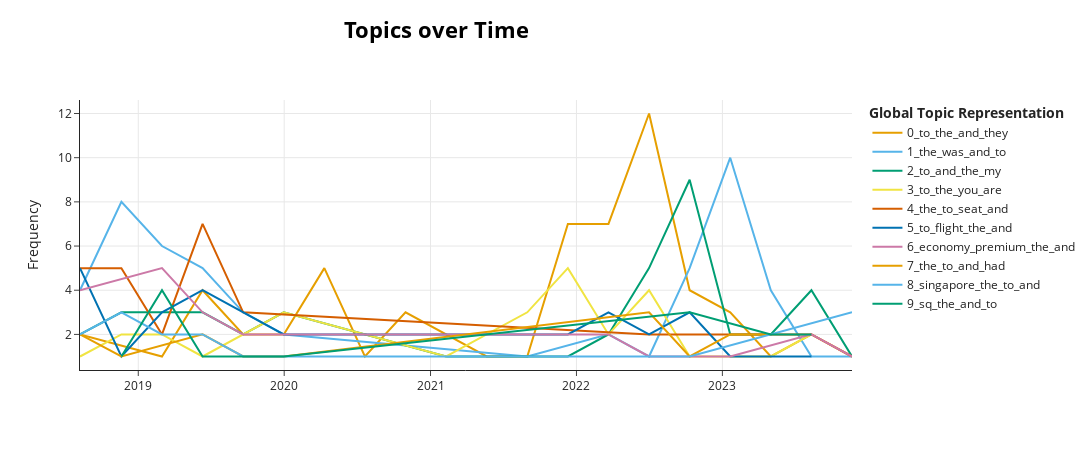

Notebook source saved alongside this figure:
### Code cell
from bertopic import BERTopic

# Step 1: Sample documents and match the correct timestamps
docs_year_slice = low_after_2018['text'].sample(n=500, random_state=42)
timestamps = low_after_2018.loc[docs_year_slice.index, 'published_date']

# Step 2: Fit BERTopic model
topic_model_year = BERTopic()
topics_year, probs_year = topic_model_year.fit_transform(docs_year_slice.tolist())

# Step 3: Prepare topics over time correctly (this is where timestamps are used)
topics_over_time = topic_model_year.topics_over_time(
    docs=docs_year_slice.tolist(),
    topics=topics_year,
    timestamps=timestamps.tolist(),
    nr_bins=20  # You can change this depending on how much granularity you want
)

# Step 4: Visualize (this works only after preparing `topics_over_time`)
topic_model_year.visualize_topics_over_time(topics_over_time)

### Figure 1 — Plotly figure (JSON) as saved in the notebook; plotly's stock layout.template omitted (floating-point values rounded to 4 significant figures)
{"data": [{"hoverinfo": "text", "hovertext": ["<b>Topic 0</b><br>Words: to, we, is, the, sias", "<b>Topic 0</b><br>Words: to, due, sunday, was, my", "<b>Topic 0</b><br>Words: to, the, and, points, have", "<b>Topic 0</b><br>Words: to, for, and, 950, reissue", "<b>Topic 0</b><br>Words: he, said, to, my, and", "<b>Topic 0</b><br>Words: refund, to, and, the, airlines", "<b>Topic 0</b><br>Words: to, be, refund, on, and", "<b>Topic 0</b><br>Words: refund, them, to, chace, ashton", "<b>Topic 0</b><br>Words: to, and, am, it, for", "<b>Topic 0</b><br>Words: via, disputed, now, same, removed", "<b>Topic 0</b><br>Words: to, and, is, you, the", "<b>Topic 0</b><br>Words: to, the, and, you, so", "<b>Topic 0</b><br>Words: to, the, and, they, that", "<b>Topic 0</b><br>Words: to, and, the, refund, change", "<b>Topic 0</b><br>Words: to, refund, the, sia, of", "<b>Topic 0</b><br>Words: sia, bank, initiate, to, and", "<b>Topic 0</b><br>Words: to, egypt, and, is, claims", "<b>Topic 0</b><br>Words: ticket, the, and, they, 440"], "marker": {"color": "#E69F00"}, "mode": "lines", "name": "0_to_the_and_they", "type": "scatter", "x": ["2018-08-08T06:09:05.339000000", "2019-03-01T07:50:38.100000000", "2019-06-10T20:19:31.150000000", "2019-09-20T08:48:24.200000000", "2019-12-30T21:17:17.250000000", "2020-04-10T09:46:10.300000000", "2020-07-20T22:15:03.350000000", "2020-10-30T10:43:56.400000000", "2021-05-21T11:41:42.500000000", "2021-08-31T00:10:35.550000000", "2021-12-10T12:39:28.600000000", "2022-03-22T01:08:21.650000000", "2022-07-01T13:37:14.700000000", "2022-10-11T02:06:07.750000000", "2023-01-20T14:35:00.800000000", "2023-05-02T03:03:53.850000000", "2023-08-11T15:32:46.900000000", "2023-11-21T04:01:39.950000000"], "y": [2, 1, 4, 2, 2, 5, 1, 3, 1, 1, 7, 7, 12, 4, 3, 1, 2, 1]}, {"hoverinfo": "text", "hovertext": ["<b>Topic 1</b><br>Words: the, and, was, pe, food", "<b>Topic 1</b><br>Words: the, was, and, meal, to", "<b>Topic 1</b><br>Words: the, was, to, and, on", "<b>Topic 1</b><br>Words: the, was, and, we, not", "<b>Topic 1</b><br>Words: the, was, and, on, to", "<b>Topic 1</b><br>Words: on, menu, was, food, singapore", "<b>Topic 1</b><br>Words: was, meal, the, unbelievablethe, series", "<b>Topic 1</b><br>Words: the, and, was, were, to", "<b>Topic 1</b><br>Words: chicken, noodle, pasta, late, was", "<b>Topic 1</b><br>Words: the, to, and, was, were", "<b>Topic 1</b><br>Words: the, was, and, of, to", "<b>Topic 1</b><br>Words: was, the, to, and, on", "<b>Topic 1</b><br>Words: the, gluten, and, to, flight", "<b>Topic 1</b><br>Words: food, the, after, my, and"], "marker": {"color": "#56B4E9"}, "mode": "lines", "name": "1_the_was_and_to", "type": "scatter", "x": ["2018-08-08T06:09:05.339000000", "2018-11-19T19:21:45.050000000", "2019-03-01T07:50:38.100000000", "2019-06-10T20:19:31.150000000", "2019-09-20T08:48:24.200000000", "2019-12-30T21:17:17.250000000", "2021-08-31T00:10:35.550000000", "2022-03-22T01:08:21.650000000", "2022-07-01T13:37:14.700000000", "2022-10-11T02:06:07.750000000", "2023-01-20T14:35:00.800000000", "2023-05-02T03:03:53.850000000", "2023-08-11T15:32:46.900000000", "2023-11-21T04:01:39.950000000"], "y": [4, 8, 6, 5, 3, 2, 1, 2, 1, 5, 10, 4, 1, 1]}, {"hoverinfo": "text", "hovertext": ["<b>Topic 2</b><br>Words: it, the, luggage, they, dubai", "<b>Topic 2</b><br>Words: the, and, to, baggage, luggage", "<b>Topic 2</b><br>Words: and, the, my, luggage, it", "<b>Topic 2</b><br>Words: to, the, luggage, my, and", "<b>Topic 2</b><br>Words: my, and, to, the, it", "<b>Topic 2</b><br>Words: and, to, we, the, suitcases", "<b>Topic 2</b><br>Words: tennis, baggage, oversized, racquet, cracked", "<b>Topic 2</b><br>Words: they, luggage, to, the, it", "<b>Topic 2</b><br>Words: luggage, the, to, was, and", "<b>Topic 2</b><br>Words: baggage, to, and, my, the", "<b>Topic 2</b><br>Words: and, to, my, it, luggage", "<b>Topic 2</b><br>Words: clothes, days, to, pay, 400000", "<b>Topic 2</b><br>Words: the, to, it, we, at", "<b>Topic 2</b><br>Words: my, bags, the, they, and", "<b>Topic 2</b><br>Words: luggage, declare, inr, mumbai, of"], "marker": {"color": "#009E73"}, "mode": "lines", "name": "2_to_and_the_my", "type": "scatter", "x": ["2018-08-08T06:09:05.339000000", "2018-11-19T19:21:45.050000000", "2019-03-01T07:50:38.100000000", "2019-06-10T20:19:31.150000000", "2019-09-20T08:48:24.200000000", "2019-12-30T21:17:17.250000000", "2021-02-08T23:12:49.450000000", "2021-12-10T12:39:28.600000000", "2022-03-22T01:08:21.650000000", "2022-07-01T13:37:14.700000000", "2022-10-11T02:06:07.750000000", "2023-01-20T14:35:00.800000000", "2023-05-02T03:03:53.850000000", "2023-08-11T15:32:46.900000000", "2023-11-21T04:01:39.950000000"], "y": [2, 3, 3, 3, 2, 3, 1, 1, 2, 5, 9, 2, 2, 4, 1]}, {"hoverinfo": "text", "hovertext": ["<b>Topic 3</b><br>Words: ou, rely, alternative, worse, changed", "<b>Topic 3</b><br>Words: to, you, europe, ive, the", "<b>Topic 3</b><br>Words: trip, ripp, peh, saet, 96", "<b>Topic 3</b><br>Words: depend, disarray, dusseldorf, manchester, sadly", "<b>Topic 3</b><br>Words: to, are, flights, convenient, no", "<b>Topic 3</b><br>Words: most, been, phn, abandoned, extrage", "<b>Topic 3</b><br>Words: to, the, my, their, cheap", "<b>Topic 3</b><br>Words: been, has, have, to, is", "<b>Topic 3</b><br>Words: my, they, actual, flight, was", "<b>Topic 3</b><br>Words: you, they, the, and, price", "<b>Topic 3</b><br>Words: complaint, ground, later, to, the", "<b>Topic 3</b><br>Words: ive, my, athens, for, them", "<b>Topic 3</b><br>Words: potential, reconsider, consider, alternative, must", "<b>Topic 3</b><br>Words: are, you, assistance, to, is"], "marker": {"color": "#F0E442"}, "mode": "lines", "name": "3_to_the_you_are", "type": "scatter", "x": ["2018-08-08T06:09:05.339000000", "2018-11-19T19:21:45.050000000", "2019-03-01T07:50:38.100000000", "2019-06-10T20:19:31.150000000", "2019-12-30T21:17:17.250000000", "2021-02-08T23:12:49.450000000", "2021-08-31T00:10:35.550000000", "2021-12-10T12:39:28.600000000", "2022-03-22T01:08:21.650000000", "2022-07-01T13:37:14.700000000", "2022-10-11T02:06:07.750000000", "2023-01-20T14:35:00.800000000", "2023-05-02T03:03:53.850000000", "2023-08-11T15:32:46.900000000"], "y": [1, 2, 2, 1, 3, 1, 3, 5, 2, 4, 1, 1, 1, 2]}, {"hoverinfo": "text", "hovertext": ["<b>Topic 4</b><br>Words: the, to, seats, and, in", "<b>Topic 4</b><br>Words: the, to, seat, and, not", "<b>Topic 4</b><br>Words: the, was, business, in, class", "<b>Topic 4</b><br>Words: the, to, and, seat, in", "<b>Topic 4</b><br>Words: the, to, seats, in, legs", "<b>Topic 4</b><br>Words: the, to, seat, was, and", "<b>Topic 4</b><br>Words: the, was, poor, fair, seat", "<b>Topic 4</b><br>Words: loading, loaded, and, business, my", "<b>Topic 4</b><br>Words: the, its, seat, is, and"], "marker": {"color": "#D55E00"}, "mode": "lines", "name": "4_the_to_seat_and", "type": "scatter", "x": ["2018-08-08T06:09:05.339000000", "2018-11-19T19:21:45.050000000", "2019-03-01T07:50:38.100000000", "2019-06-10T20:19:31.150000000", "2019-09-20T08:48:24.200000000", "2022-07-01T13:37:14.700000000", "2023-01-20T14:35:00.800000000", "2023-08-11T15:32:46.900000000", "2023-11-21T04:01:39.950000000"], "y": [5, 5, 2, 7, 3, 2, 2, 2, 1]}, {"hoverinfo": "text", "hovertext": ["<b>Topic 5</b><br>Words: to, the, flight, delay, in", "<b>Topic 5</b><br>Words: singapore, and, to, call, airlines", "<b>Topic 5</b><br>Words: the, flight, to, sq, and", "<b>Topic 5</b><br>Words: flight, to, we, singapore, the", "<b>Topic 5</b><br>Words: provide, checkin, to, singapore, airline", "<b>Topic 5</b><br>Words: they, singapore, flight, were, to", "<b>Topic 5</b><br>Words: to, the, flight, that, service", "<b>Topic 5</b><br>Words: to, was, the, flight, and", "<b>Topic 5</b><br>Words: to, the, flight, and, sq", "<b>Topic 5</b><br>Words: cebu, added, stop, had, flight", "<b>Topic 5</b><br>Words: airport, hong, kong, to, the"], "marker": {"color": "#0072B2"}, "mode": "lines", "name": "5_to_flight_the_and", "type": "scatter", "x": ["2018-08-08T06:09:05.339000000", "2018-11-19T19:21:45.050000000", "2019-03-01T07:50:38.100000000", "2019-06-10T20:19:31.150000000", "2019-12-30T21:17:17.250000000", "2021-12-10T12:39:28.600000000", "2022-03-22T01:08:21.650000000", "2022-07-01T13:37:14.700000000", "2022-10-11T02:06:07.750000000", "2023-01-20T14:35:00.800000000", "2023-08-11T15:32:46.900000000"], "y": [5, 1, 3, 4, 2, 2, 3, 2, 3, 1, 1]}, {"hoverinfo": "text", "hovertext": ["<b>Topic 6</b><br>Words: economy, the, premium, is, class", "<b>Topic 6</b><br>Words: economy, premium, the, was, and", "<b>Topic 6</b><br>Words: economy, premium, the, and, to", "<b>Topic 6</b><br>Words: economy, premium, singapore, not, return", "<b>Topic 6</b><br>Words: economy, the, was, of, and", "<b>Topic 6</b><br>Words: economy, premium, the, honest, and", "<b>Topic 6</b><br>Words: economy, premium, we, is, with", "<b>Topic 6</b><br>Words: economy, premium, the, were, we", "<b>Topic 6</b><br>Words: economy, poor, premium, the, was", "<b>Topic 6</b><br>Words: economy, premium, of, the, amenity", "<b>Topic 6</b><br>Words: economy, seat, the, upgrade, was"], "marker": {"color": "#CC79A7"}, "mode": "lines", "name": "6_economy_premium_the_and", "type": "scatter", "x": ["2018-08-08T06:09:05.339000000", "2019-03-01T07:50:38.100000000", "2019-06-10T20:19:31.150000000", "2019-09-20T08:48:24.200000000", "2019-12-30T21:17:17.250000000", "2022-03-22T01:08:21.650000000", "2022-07-01T13:37:14.700000000", "2022-10-11T02:06:07.750000000", "2023-01-20T14:35:00.800000000", "2023-08-11T15:32:46.900000000", "2023-11-21T04:01:39.950000000"], "y": [4, 5, 3, 2, 2, 2, 1, 1, 1, 2, 1]}, {"hoverinfo": "text", "hovertext": ["<b>Topic 7</b><br>Words: the, that, to, booking, and", "<b>Topic 7</b><br>Words: the, she, to, woman, forgot", "<b>Topic 7</b><br>Words: the, to, we, at, they", "<b>Topic 7</b><br>Words: verve, and, the, travel, to", "<b>Topic 7</b><br>Words: we, us, that, they, to", "<b>Topic 7</b><br>Words: the, to, my, and, me", "<b>Topic 7</b><br>Words: to, and, the, it, had", "<b>Topic 7</b><br>Words: to, and, the, we, 22", "<b>Topic 7</b><br>Words: the, we, to, and, that"], "marker": {"color": "#E69F00"}, "mode": "lines", "name": "7_the_to_and_had", "type": "scatter", "x": ["2018-08-08T06:09:05.339000000", "2018-11-19T19:21:45.050000000", "2019-06-10T20:19:31.150000000", "2019-09-20T08:48:24.200000000", "2019-12-30T21:17:17.250000000", "2022-07-01T13:37:14.700000000", "2022-10-11T02:06:07.750000000", "2023-01-20T14:35:00.800000000", "2023-05-02T03:03:53.850000000"], "y": [2, 1, 2, 1, 1, 3, 1, 2, 2]}, {"hoverinfo": "text", "hovertext": ["<b>Topic 8</b><br>Words: the, singapore, was, nz, air", "<b>Topic 8</b><br>Words: singapore, to, in, the, and", "<b>Topic 8</b><br>Words: singapore, home, on, the, privelidge", "<b>Topic 8</b><br>Words: airways, and, was, singapore, times", "<b>Topic 8</b><br>Words: embarrassment, safe, nz, airline, start", "<b>Topic 8</b><br>Words: incompetence, somehow, takes, managed, lufthansa", "<b>Topic 8</b><br>Words: tremendously, frustrating, pandemic, gone, excellent", "<b>Topic 8</b><br>Words: worst, singapore, and, we, to"], "marker": {"color": "#56B4E9"}, "mode": "lines", "name": "8_singapore_the_to_and", "type": "scatter", "x": ["2018-08-08T06:09:05.339000000", "2018-11-19T19:21:45.050000000", "2019-03-01T07:50:38.100000000", "2019-06-10T20:19:31.150000000", "2019-09-20T08:48:24.200000000", "2022-07-01T13:37:14.700000000", "2022-10-11T02:06:07.750000000", "2023-11-21T04:01:39.950000000"], "y": [2, 3, 2, 2, 1, 1, 1, 3]}, {"hoverinfo": "text", "hovertext": ["<b>Topic 9</b><br>Words: sq, the, at, children, and", "<b>Topic 9</b><br>Words: the, sq, and, of, passengers", "<b>Topic 9</b><br>Words: is, sq, kong, hong, the", "<b>Topic 9</b><br>Words: sq, available, 06, mar, naturally", "<b>Topic 9</b><br>Words: sq, the, flight, in, hi", "<b>Topic 9</b><br>Words: sq, economy, the, are, and", "<b>Topic 9</b><br>Words: the, sq, and, to, of"], "marker": {"color": "#009E73"}, "mode": "lines", "name": "9_sq_the_and_to", "type": "scatter", "x": ["2018-11-19T19:21:45.050000000", "2019-03-01T07:50:38.100000000", "2019-06-10T20:19:31.150000000", "2019-12-30T21:17:17.250000000", "2022-10-11T02:06:07.750000000", "2023-05-02T03:03:53.850000000", "2023-08-11T15:32:46.900000000"], "y": [1, 4, 1, 1, 3, 2, 2]}], "layout": {"height": 450, "hoverlabel": {"bgcolor": "white", "font": {"family": "Rockwell", "size": 16}}, "legend": {"title": {"text": "<b>Global Topic Representation"}}, "title": {"font": {"color": "Black", "size": 22}, "text": "<b>Topics over Time</b>", "x": 0.4, "xanchor": "center", "y": 0.95, "yanchor": "top"}, "width": 1250, "xaxis": {"showgrid": true}, "yaxis": {"showgrid": true, "title": {"text": "Frequency"}}}}
